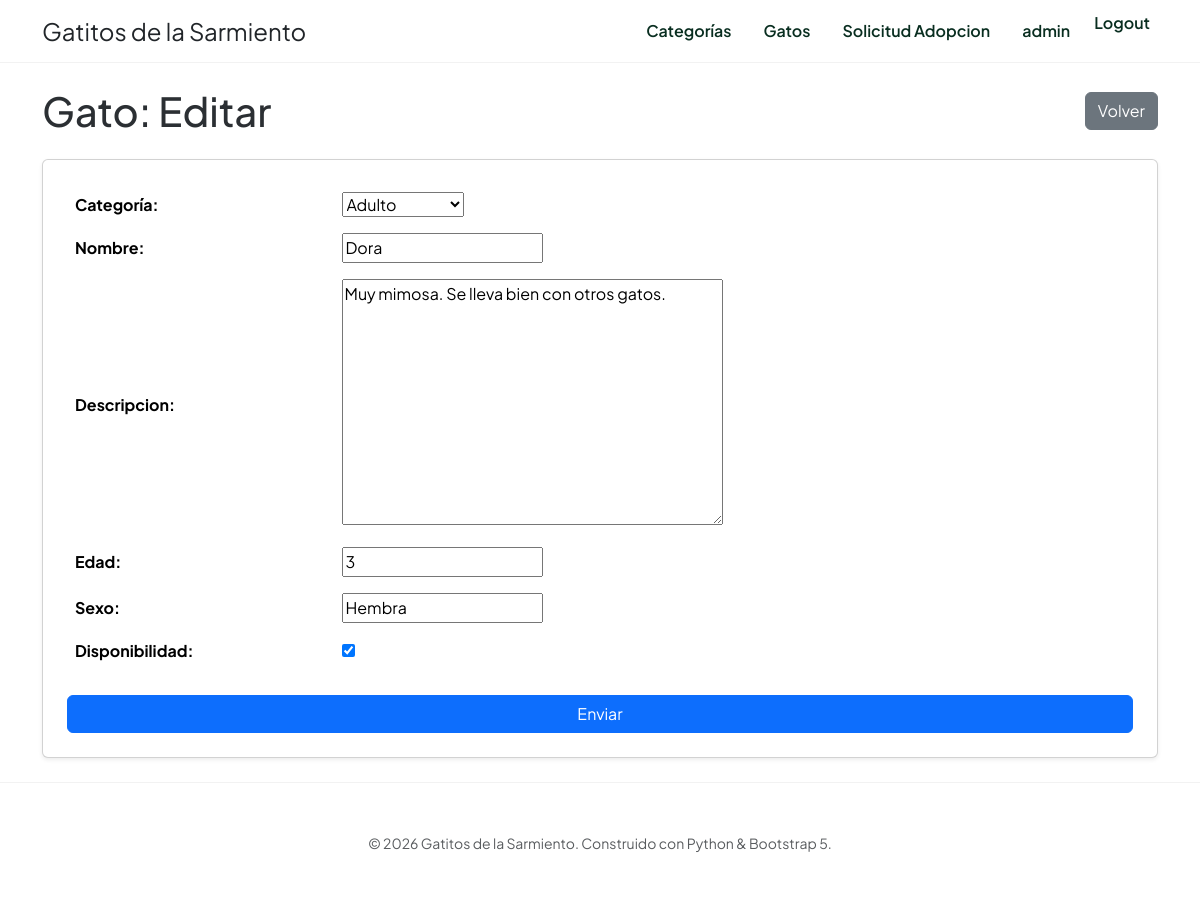
Screenshot of /gato/gato/update/1 (signed in) with the database file from the repository.
### gato/models.py (models this page shows, shortened)
class Gato(models.Model):
    categoria = models.ForeignKey(
        Categoria,
        on_delete=models.SET_NULL,
        null=True,
        blank=True,
        verbose_name="categoría",
    )
    nombre = models.CharField(max_length=100)
    descripcion = models.TextField(blank=True, null=True)
    edad = models.IntegerField()
    sexo = models.CharField(max_length=20)
    disponibilidad = models.BooleanField(default=True)
    fecha_actualizacion = models.DateTimeField(editable=False, auto_now=True)
    class Meta:
        verbose_name = "Gato"
        verbose_name_plural = "Gatos"
        constraints = [
            models.UniqueConstraint(
                fields=["categoria", "nombre"], name="categoria_nombre"
            )
        ]
        indexes = [models.Index(fields=["nombre"])]

### gato/views.py (the view)
# urls.py: path("gato/update/<int:pk>", GatoUpdate.as_view(), name="gato_update"
class GatoUpdate(UpdateView):
    model = Gato
    form_class = GatoForm
    success_url = reverse_lazy("gato:gato_home")

### gato/forms.py
class GatoForm(forms.ModelForm):
    class Meta:
        model = Gato
        fields = "__all__"

### gato/models.py (called while the page is built)
    def __str__(self):
        return self.nombre

### gato/templates/gato/gato_form.html (shortened to what this page needs)
{% extends 'core/base.html' %}
{% block contenido %}
<div class="container py-4">
    <div class="d-flex justify-content-between align-items-center mb-4">
        {% if form.instance.pk %}
        <h1 class="mb-0">Gato: Editar</h1>
        {% else %}
        <h1 class="mb-0">Gato: Crear</h1>
        {% endif %}
        <a class="btn btn-secondary" href="{% url 'gato:gato_home' %}">Volver</a>
    </div>
    <form method="post" class="card p-4 shadow-sm">
        <div class="table-responsive">
            <table class="table table-borderless mb-4">
                <tbody>
                    {% for field in form %}
                    <tr>
                        <th class="align-middle" style="width: 25%;">{{ field.label_tag }}</th>
                        <td>
                            {{ field }}
                        </td>
                    </tr>
                    {% endfor %}
                </tbody>
            </table>
        </div>
        <button type="submit" class="btn btn-primary">Enviar</button>
    </form>
</div>
{% endblock contenido %}

### core/templates/core/partials/navbar.html (shortened to what this page needs)
<nav class="navbar navbar-expand-lg sticky-top">
    <div class="container">
        <a class="navbar-brand d-flex align-items-center" href="{% url 'core:home' %}">
            <span class="fw-800 fs-4 text-dark">Gatitos de la Sarmiento</span>
        </a>
        <div class="collapse navbar-collapse" id="navMenu">
            <ul class="navbar-nav ms-auto">
                {% if user.is_authenticated %}
                <li class="nav-item mx-2">
                    <a class="nav-link" href="{% url 'gato:categoria_home' %}">Categorías</a>
                </li>
                <li class="nav-item mx-2">
                    <a class="nav-link" href="{% url 'gato:gato_home' %}">Gatos</a>
                </li>
                <li class="nav-item mx-2">
                    <a class="nav-link" href="{% url 'gato:solicitud_home' %}">Solicitud Adopcion</a>
                </li>
                <li class="nav-item mx-2">
                    <a class="nav-link" href="#">{{ user.username }}</a>
                </li>
                <li class="nav-item mx-2">
                    <form class="d-inline" action="{% url 'core:logout' %}" method="post">
                        <button type="submit" class="btn btn-link nav-link p-0">Logout</button>
                    </form>
                </li>
                {% endif %}
            </ul>
        </div>
    </div>
</nav>

### core/static/core/css/styles.css (style rules this page uses)
:root { --django-green: #092e20; --django-light: #44b78b; }
body { font-family: 'Plus Jakarta Sans', sans-serif; color: #2b2f33; }
.navbar { backdrop-filter: blur(10px); background-color: rgba(255, 255, 255, 0.8); border-bottom: 1px solid rgba(0, 0, 0, 0.05); }
.nav-link { font-weight: 600; color: var(--django-green) !important; transition: color 0.3s; }

### rows the page displays
Gato: form "Adulto" "Dora" "Muy mimosa. Se lleva bien con otros gatos." "3" "Hembra" "☑"

### other values shown
{{ user.username }} "admin"
{{ field.label_tag }} "Categoría:" "Nombre:" "Descripcion:" "Edad:" "Sexo:" "Disponibilidad:"
